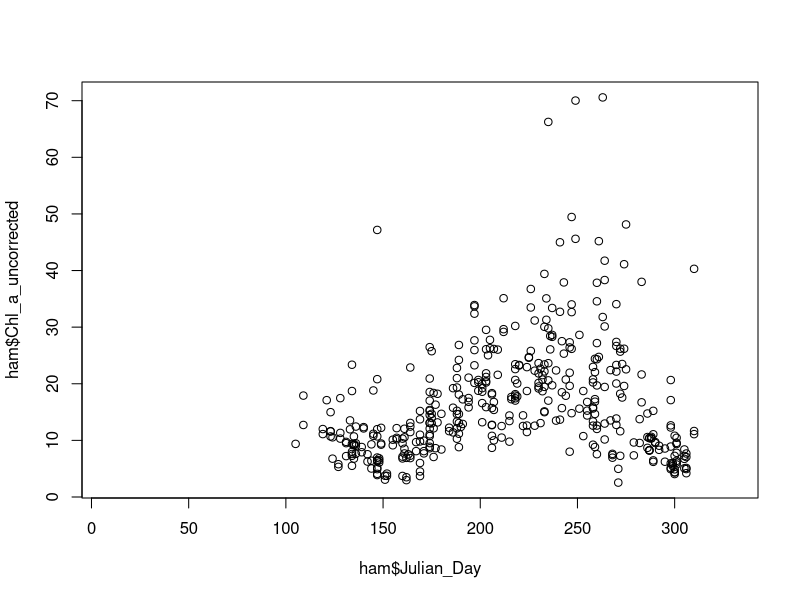
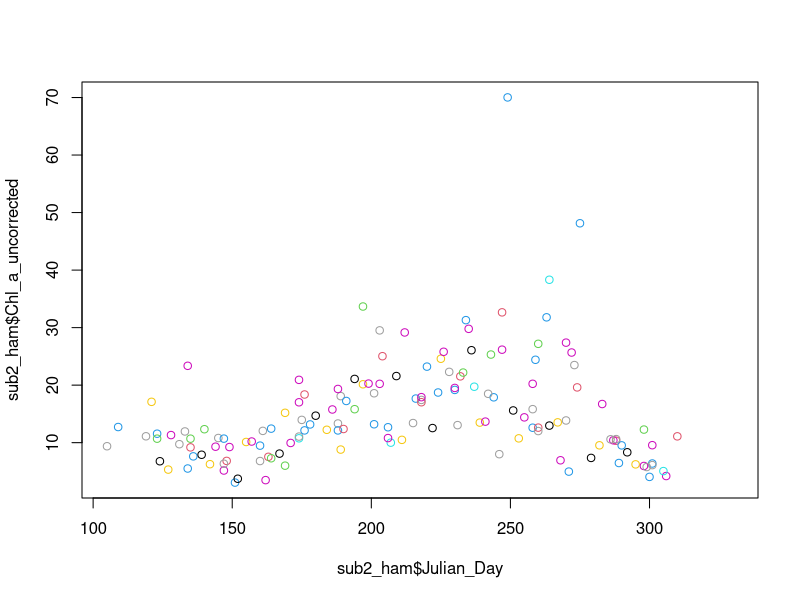
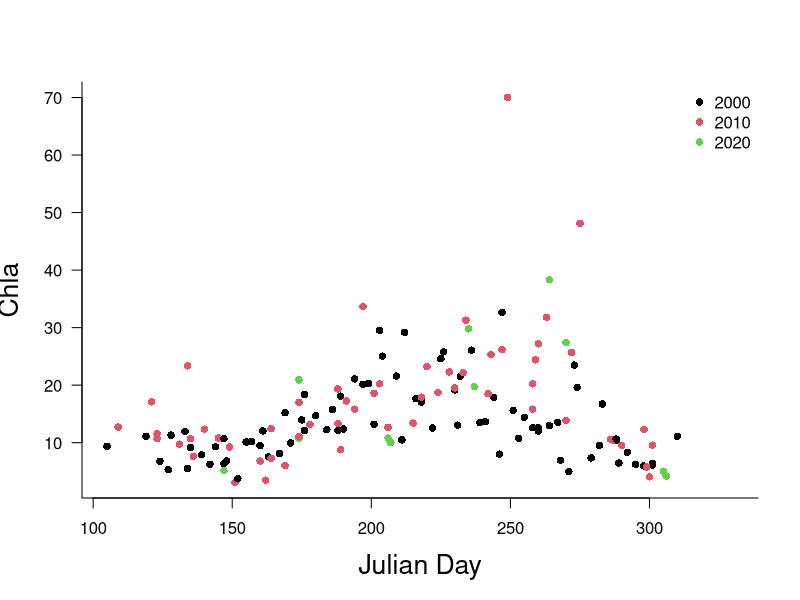
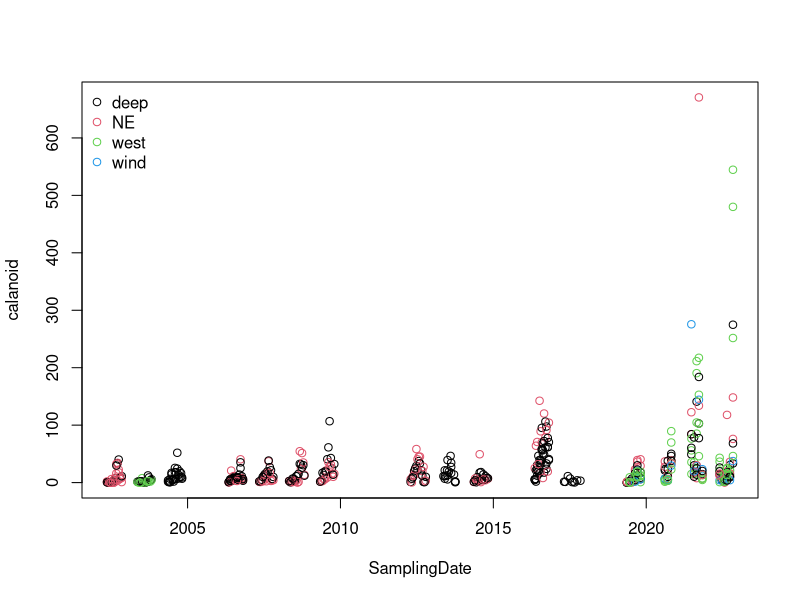
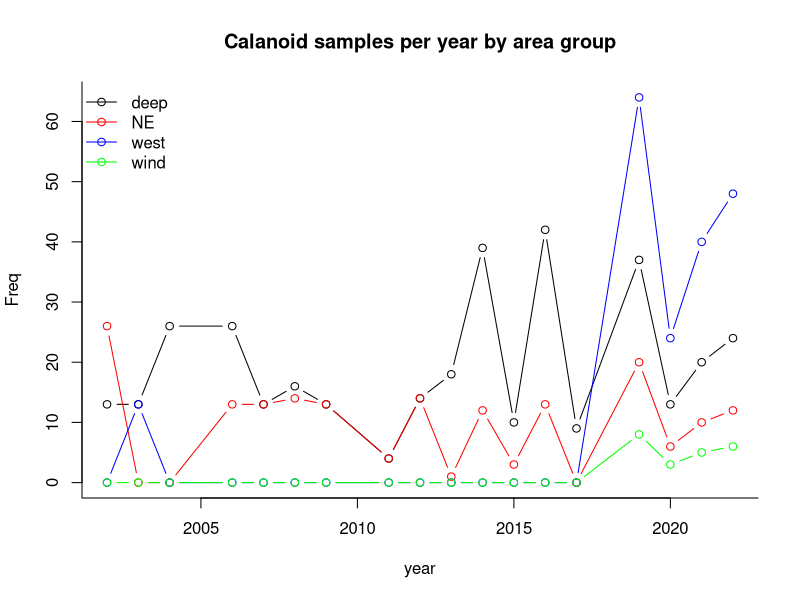
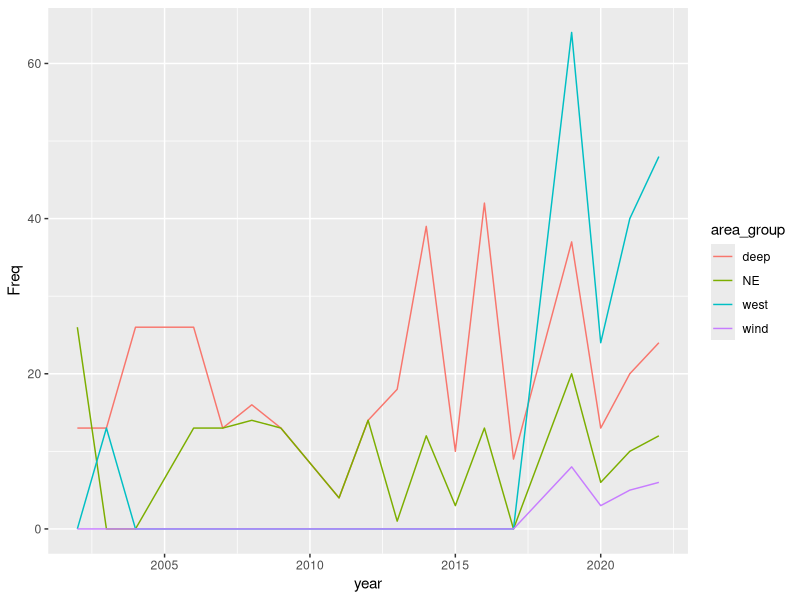
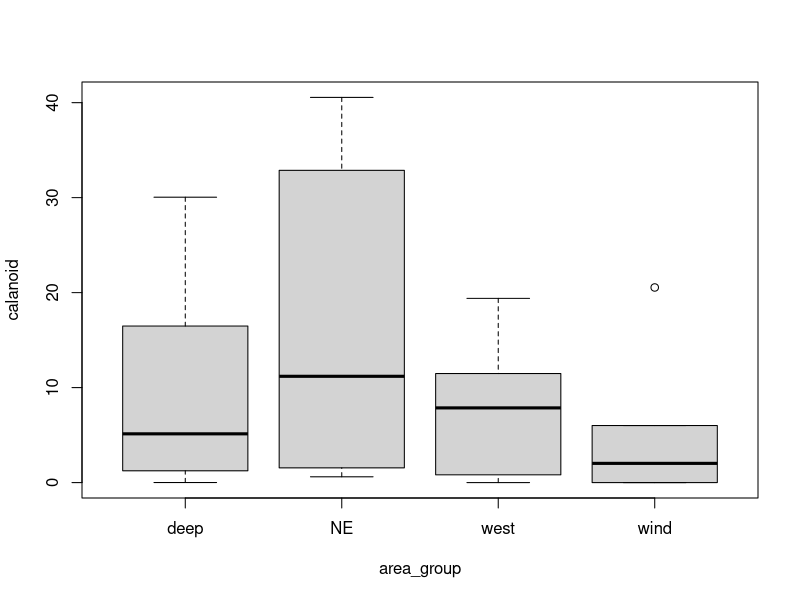

Generate these figures, in order, with R:
## ---- chunk 1
soln=FALSE
## ---- chunk 2
# load the library
library(readxl)

# import the xlsx file
ham <- read_excel("ind dates flat all parameters Hamilton only FOR Kim.xlsx")
## ---- chunk 3
#View(ham)

# Look at the first 5 column names of the dataframe ham
colnames(ham)[1:5]

# Looks at the last 5 rows
tail(ham, n=5)

# get a summary regarding the first 5 columns
str(ham, list.len=5)
## ---- chunk 4
# access a subsection of a dataframe (first 5 rows, and first 3 columns)
ham[1:5,1:3]
## ---- chunk 5
#select by column and print the first 6 rows
head(ham$Station_Acronym)

#create a new variable that saves same data converted to factor

fac_Station_Acronym=as.factor(ham$Station_Acronym)

# see the levels of the new factor variable
levels(fac_Station_Acronym)

## ---- chunk 6
# save a subsection of a dataframe
ham_sub=ham[1:5,c(1:3, 9:10)]
ham_sub
## ---- chunk 7
# save a subsection of a dataframe
ham_sub=ham_sub[order(ham_sub$area_group,ham_sub$year),]
ham_sub
## ---- chunk 8
# create a logical vector using a conditional, and look at the first 6 items
head(ham$Station_Acronym=="HH6")


# by condition... using head() to show the first 6 items
head(ham$calanoid[ham$Station_Acronym=="HH6"])
## ---- chunk 9
ham$calanoid[ham$Station_Acronym=="HH6" & ham$year==2016]
## ---- chunk 10
cal_HH6_2016=ham$calanoid[ham$Station_Acronym=="HH6" & ham$year==2016]
jul_cal_HH6_2016=ham$Julian_Day[ham$Station_Acronym=="HH6" & ham$year==2016]

## ---- chunk 11
sub_ham=data.frame(calanoid=cal_HH6_2016,julian= jul_cal_HH6_2016)
knitr::kable(sub_ham, caption="Calanoid data for 2016 at station HH6")
## ---- chunk 12
ham$calanoid[ham$Station_Acronym=="HH6" & ham$year==2014]
## ---- chunk 13
sub1=ham$calanoid[ham$Station_Acronym=="HH6" & ham$year==2014]
mean(sub1)
sd(sub1)
## ---- chunk 14
knitr::kable(table(ham$Station_Acronym), col.names = c("Station Name", "No. of samples"))
## ---- chunk 15
summary(ham$Chl_a_uncorrected[ham$Station_Acronym=="HH258"])
## ---- chunk 16
plot(y=ham$Chl_a_uncorrected,x=ham$Julian_Day)
## ---- chunk 17
#create a data subset
sub2_ham=ham[ham$Station_Acronym=="HH258",]

# plot the data using the formula notation
plot(sub2_ham$Chl_a_uncorrected~sub2_ham$Julian_Day, col=sub2_ham$year)
## ---- chunk 18
# create a new "decade" factor variable
sub2_ham$decade <- cut(sub2_ham$year, breaks=c(2000,2010,2020,2030), labels=c("2000", "2010", "2020"))

# plot the data using the formula notation and data= option
# plot the data with colour by decade and indicate symbol type
# set the axis labels and text size
# create plot with only two axis lines "l" option, and vertical tick labels
plot(Chl_a_uncorrected~Julian_Day, data=sub2_ham,
     col=sub2_ham$decade, pch=16, 
     ylab="Chla", xlab="Julian Day", cex.lab=1.6,
     bty="l", las=1)

# add an informative legend
legend("topright", legend=levels(sub2_ham$decade), pch=16, col=1:3, bty="n")
## ---- chunk 19
# change area_group to factor
ham$area_group=as.factor(ham$area_group)

#plot calanoid data by date
plot(calanoid~SamplingDate, data=ham, col=area_group)
legend("topleft", legend=levels(ham$area_group), bty="n",
       pch=1,col=c(1:length(levels(ham$area_group))))
## ---- chunk 20

# summarize data by year
samps=as.data.frame(table(ham[,c("year","area_group")]))
samps$year=as.numeric(as.character(samps$year))

# plot the "deep" data only
# set axis limits
# plot both lines and points in black
# add a plot title
plot(Freq~year,data=samps[samps$area_group=="deep",], bty="L",
     xlim=c(min(samps$year), max(samps$year)),
     ylim=c(min(samps$Freq), max(samps$Freq)),
     col="black", type="b", 
     main="Calanoid samples per year by area group")

# add each of the other area groups
lines(Freq~year,data=samps[samps$area_group=="NE",],
      col="red", type="b")
lines(Freq~year,data=samps[samps$area_group=="west",],
      col="blue", type="b")
lines(Freq~year,data=samps[samps$area_group=="wind",],
      col="green", type="b")

legend("topleft", legend=levels(ham$area_group), lty=1,bty="n",
       pch=1,col=c("black", "red", "blue", "green"))
## ---- chunk 21
# similar plot using ggplot
library(ggplot2)
ggplot(samps, aes(x = year, y = Freq, 
    group = area_group, colour = area_group)) + geom_line()

## ---- chunk 22
year_sub=ham[(ham$year==2019),]


boxplot(calanoid~area_group, data=year_sub)

## ---- chunk 23
              
t.test(calanoid~area_group, 
   data=year_sub[(year_sub$area_group=="deep"| year_sub$area_group=="NE"),])
